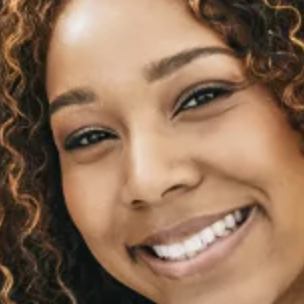
#> input picture Image Processing/Face detection and manipulation using openCV/People/IMG_5.png, 304 x 304 px, given in place of the camera
$ jupyter execute faceDetection.ipynb   (text cells are left out)
#> lines starting #> are read from the running program, lines starting #| are printed output that depends on the picture; after the words box and inside, x2 and y2 are one past the last pixel; in counts of white or black regions, pixels touching at a corner belong together
[cell 1]
import cv2 as cv
import numpy as np

[cell 2]
classifier = cv.CascadeClassifier('haarcascade_frontalface_default.xml')

cam = cv.VideoCapture(0)

while True:

    _, img = cam.read()
#> img is the input picture: shape (304, 304, 3); mean B, G, R 87.3, 111.9, 143.8
    img = cv.flip(img,1)
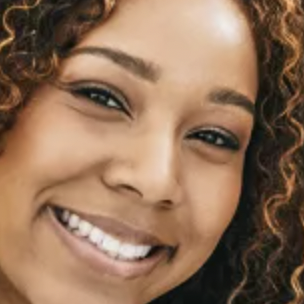
#> img: shape (304, 304, 3); mean B, G, R 87.3, 111.9, 143.8


    try:
        faces = classifier.detectMultiScale(img, 1.1, 5) # return the coordinates of the face
#> faces = [[21, 21, 275, 275]]
            # parameter (1.1) -> no of frames per second we send if the values is more than detect less face and if value is less then detect more faces
            # parameter (5) is a confidence parameter (no of neighbour faces)
        for (x,y,w,h) in faces:
            cv.rectangle(img, (x,y),(x+w,y+h) , (0,180,0), 3)
#> this loop made 1 pass
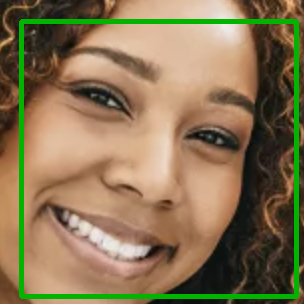
#> img: shape (304, 304, 3); 5.94% of pixels changed, all inside (x1, y1, x2, y2) = (19, 19, 299, 299)
    except:
        pass


    cv.imshow('Frame'  , img )

    if cv.waitKey(1) == 27:
#> (key Esc is pressed here)
        cam.release()
        break

[cell 3]
img.shape
#> Out = (304, 304, 3)

[cell 4]
import cv2 as cv

classifier = cv.CascadeClassifier('haarcascade_frontalface_default.xml')

cam = cv.VideoCapture(0)

while True:
    _, img = cam.read()
    img = cv.flip(img, 1)

    faces = classifier.detectMultiScale(img, 1.1, 5)

    face = None  # Initialize face variable

    if len(faces) >= 1:
        f = max(faces, key=lambda x: x[2] * x[3])  # Find the face with the largest area
#> f = [21, 21, 275, 275]

        x, y, w, h = f
#> x = 21; y = 21; w = 275; h = 275
        cv.rectangle(img, (x, y), (x + w, y + h), (0, 180, 0), 2)
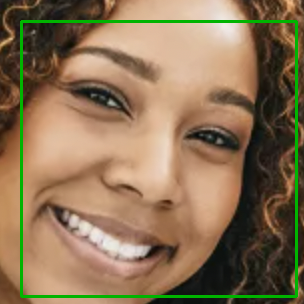
#> img: shape (304, 304, 3); 3.57% of pixels changed, all inside (x1, y1, x2, y2) = (20, 20, 298, 298)
        face = img[y:y+h, x:x+w]
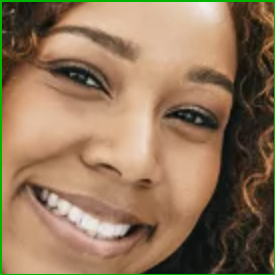
#> face: shape (275, 275, 3); mean B, G, R 89.7, 117.7, 145.4
        face = cv.resize(face, (256, 256))
#> face: shape (256, 256, 3)

    cv.imshow('Frame', img)

    if face is not None:  # Only show 'Face' window if a face is detected
        cv.imshow('Face', face)

    if cv.waitKey(1) == 27:  # Press 'Esc' key to exit
#> (key Esc is pressed here)
        cam.release()
        cv.destroyAllWindows()
        break

[cell 5]
classifier = cv.CascadeClassifier('haarcascade_frontalface_default.xml')

cam = cv.VideoCapture(0)

while True:

    _, img = cam.read()
    img = cv.flip(img,1)

    faces = classifier.detectMultiScale(img, 1.1, 5)

    for f in faces:
        if f[-1] == max(faces[:,-1]):
            break
#> this loop made 1 pass

    if (len(faces) >= 1):
        x = f[0]
        y = f[1]
        w = f[2]
        h = f[3]

#         cv.rectangle(img, (x,y),(x+w,y+h) , (0,180,0), 2)

        face = img[y:y+h, x:x+w]                 # Getting the Face Area from Video Feed
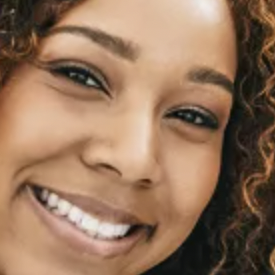
#> face: shape (275, 275, 3); mean B, G, R 91.3, 115.9, 148.2
        face = cv.blur(face, (32,32))            # Applying Blur on the Face
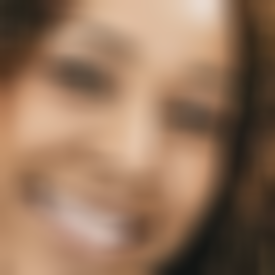
#> face: shape (275, 275, 3); mean B, G, R 91.5, 116.1, 148.5
        img[y:y+h, x:x+w] = face                 # Apply Blured Face on Video Feed
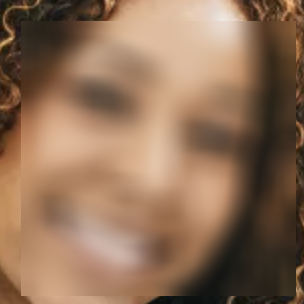
#> img: shape (304, 304, 3); mean B, G, R 87.4, 112.1, 143.9


    cv.imshow('Frame'  , img )
    cv.imshow('Face'   , face)

    if cv.waitKey(1) == 27:
#> (key Esc is pressed here)
        cam.release()
        break

[cell 6]
import cv2 as cv
import numpy as np

classifier = cv.CascadeClassifier('haarcascade_frontalface_default.xml')
cam = cv.VideoCapture(0)

while True:

    _, img = cam.read()
    img = cv.flip(img,1)

    faces = classifier.detectMultiScale(img, 1.1, 5)

    for f in faces:
        if f[-1] == max(faces[:,-1]):
            break

    x = f[0]
    y = f[1]
    w = f[2]
    h = f[3]

    face = img[y:y+h, x:x+w]

    black = np.zeros((face.shape), dtype = int)

    img[y:y+h, x:x+w] = black
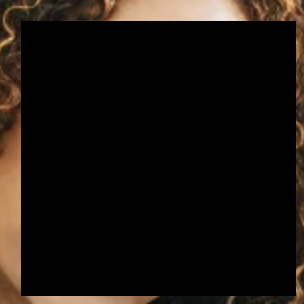
#> img: shape (304, 304, 3); mean B, G, R 12.6, 17, 22.5

    cv.imshow('Frame'  , img )
    cv.imshow('Face'   , face)

    if cv.waitKey(1) == 27:
#> (key Esc is pressed here)
        cam.release()
        break

[cell 7]
import cv2 as cv
import numpy as np

classifier = cv.CascadeClassifier('haarcascade_frontalface_default.xml')
cam = cv.VideoCapture(0)

while True:

    _, img = cam.read()
    img = cv.flip(img,1)

    faces = classifier.detectMultiScale(img, 1.1, 5)

    for f in faces:
        if f[-1] == max(faces[:,-1]):
            break

    x = f[0]
    y = f[1]
    w = f[2]
    h = f[3]

    circle_x = x + int(w/2)
#> circle_x = 158
    circle_y = y + int(h/2)
#> circle_y = 158

    cv.circle(img, (circle_x, circle_y), int(w/1.7), (110,180,68),-1)
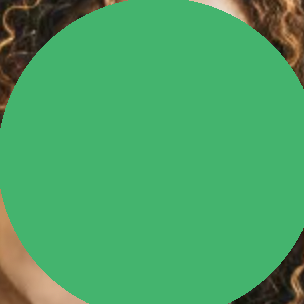
#> img: shape (304, 304, 3); mean B, G, R 101.7, 164.4, 73.4

    cv.imshow('Frame'  , img )

    if cv.waitKey(1) == 27:
#> (key Esc is pressed here)
        cam.release()
        break

[cell 8]
import os
import cv2 as cv
import numpy as np


img = cv.imread('group.png')

classifier = cv.CascadeClassifier('haarcascade_frontalface_default.xml')
faces = classifier.detectMultiScale(img, 1.1, 5)
#> faces = ()


def save(frame, folder_name):
    name_img = len(os.listdir(folder_name)) + 1
    name_img = folder_name + "/IMG_" + str(name_img) + '.png'
    cv.imwrite(name_img, frame)
    print(name_img ,'is exported')


for (x,y,w,h) in faces:

    face = img[y:y+h, x:x+w]
    cv.imshow('Face'   , face)


    if cv.waitKey(0) == 13:         # Save the Image | 13  = Enter Key
        save(face, 'People')

    elif cv.waitKey(0) == 127:      # Skip the Image | 127 = Delete Key
        pass

$ run again, on Image Processing/Face detection and manipulation using openCV/People/IMG_6.png
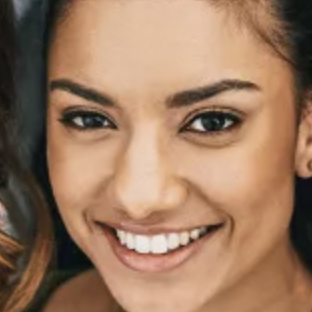
#> input picture Image Processing/Face detection and manipulation using openCV/People/IMG_6.png, 312 x 312 px, given in place of the camera
#> img is the input picture: shape (312, 312, 3); mean B, G, R 95.9, 121.1, 155.3
#> `faces = classifier.detectMultiScale(img, 1.1, 5)`: faces = [[31, 23, 266, 266]]
#> the loop `for (x,y,w,h) in faces:` made 1 pass
#> after the loop `for (x,y,w,h) in faces:`:
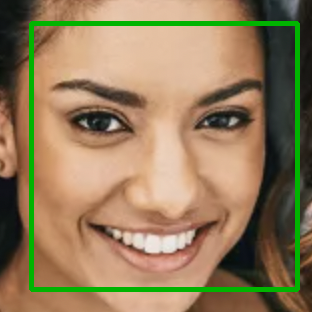
#> img: shape (312, 312, 3); mean B, G, R 91.4, 125.1, 147.6
#> `f = max(faces, key=lambda x: x[2] * x[3])`: f = [31, 23, 266, 266]
#> `x, y, w, h = f`: x = 31; y = 23; w = 266
#> the loop `for f in faces:` made 1 pass
#> circle_x = 164
#> circle_y = 156
#> `cv.circle(img, (circle_x, circle_y), int(w/1.7), (110,180,68),-1)`:
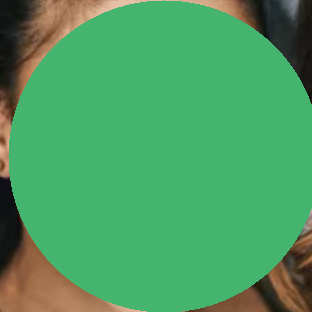
#> img: shape (312, 312, 3); mean B, G, R 98.6, 157.5, 76.1
#> `faces = classifier.detectMultiScale(img, 1.1, 5)`: faces = ()

$ run again, on Image Processing/Face detection and manipulation using openCV/People/IMG_7.png
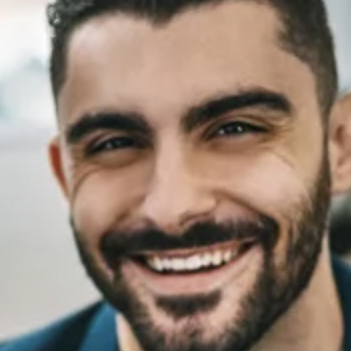
#> input picture Image Processing/Face detection and manipulation using openCV/People/IMG_7.png, 351 x 351 px, given in place of the camera
#> img is the input picture: shape (351, 351, 3); mean B, G, R 117.1, 130.2, 148.8
#> `faces = classifier.detectMultiScale(img, 1.1, 5)`: faces = [[28, 21, 303, 303]]
#> the loop `for (x,y,w,h) in faces:` made 1 pass
#> after the loop `for (x,y,w,h) in faces:`:
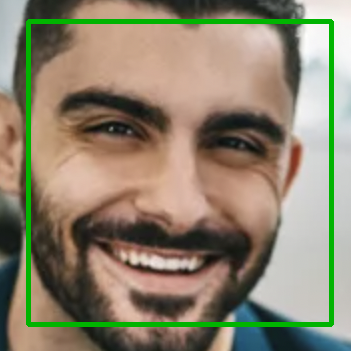
#> img: shape (351, 351, 3); mean B, G, R 110.7, 132.2, 141.3
#> `f = max(faces, key=lambda x: x[2] * x[3])`: f = [28, 21, 303, 303]
#> `x, y, w, h = f`: x = 28; y = 21; w = 303
#> the loop `for f in faces:` made 1 pass
#> circle_x = 179
#> circle_y = 172
#> `cv.circle(img, (circle_x, circle_y), int(w/1.7), (110,180,68),-1)`:
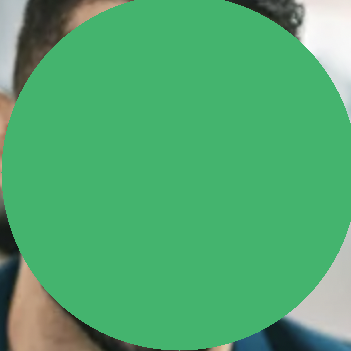
#> img: shape (351, 351, 3); mean B, G, R 113.2, 170.7, 81.5
#> `faces = classifier.detectMultiScale(img, 1.1, 5)`: faces = ()
